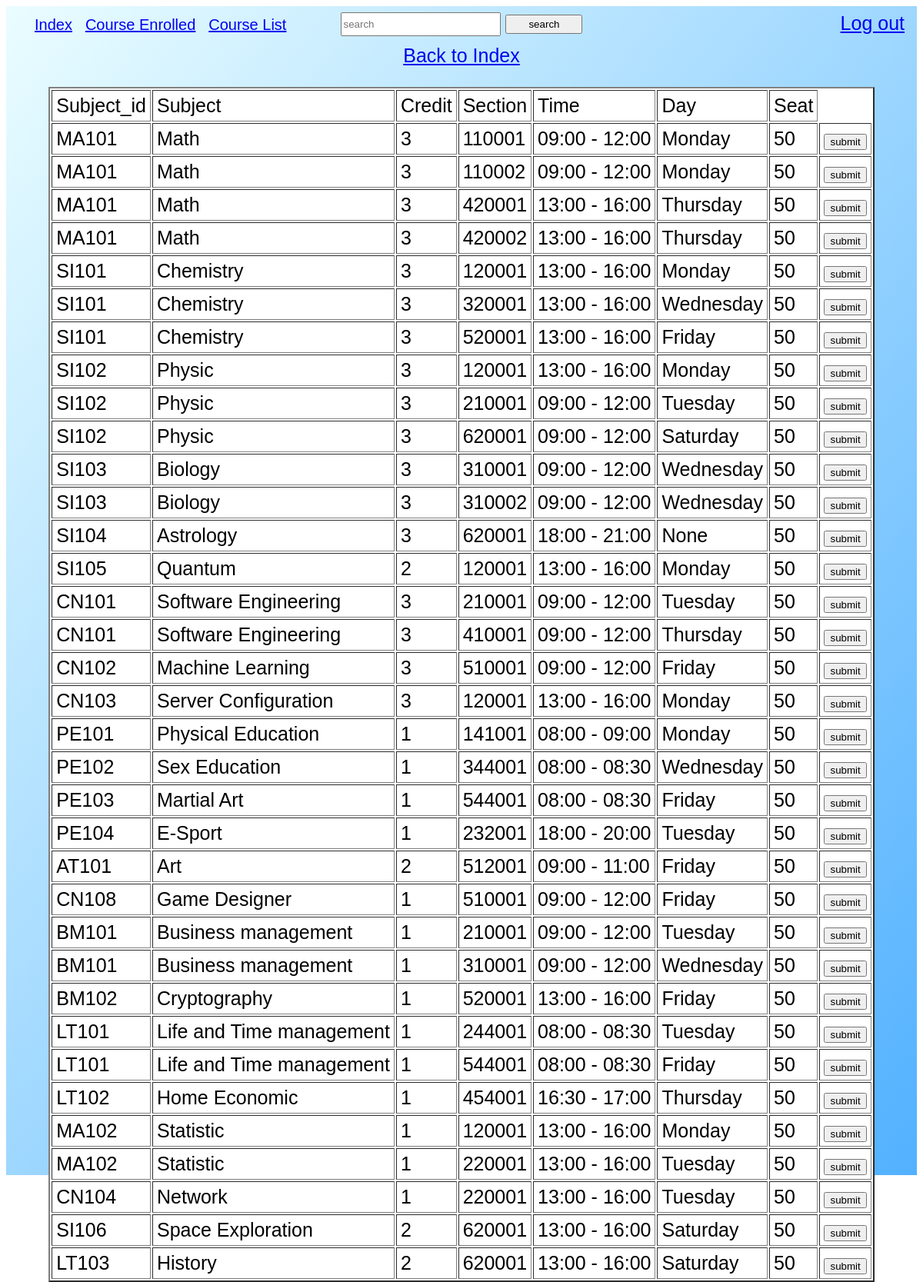
The app's page /users/register (signed in) with its own data.
### Course_reg/models.py (models this page shows, shortened)
class Date(models.Model):
    subject_id = models.ForeignKey(Course, on_delete=models.CASCADE)
    section = models.CharField(max_length=50)
    start_time = models.CharField(max_length=50)
    end_time = models.CharField(max_length=50)
    day = models.CharField(max_length=50)
    room = models.CharField(max_length=50)
    seat = models.IntegerField()

class Course(models.Model):
    subject = models.CharField(max_length=50)
    subject_id = models.CharField(max_length=50)
    credit = models.IntegerField()

### users/views.py (the view)
# urls.py: path('register', Uviews.register_view, name='register'),
def register_view(request):
    enroll = Student.objects.get(name__username=request.user).course_enroll
    if request.method == "POST":
        searched = str(request.POST['searched']).upper()
        date = Date.objects.filter(subject_id__subject_id__contains=searched)
        if searched == 'SM':
            date = date.order_by('subject_id')
        else:
            date = date.exclude(subject_id__subject_id__contains='SM').order_by('subject_id')
    else:
        searched = None
        date = Date.objects.exclude(subject_id__subject_id__contains='SM')
    if enroll.filter(subject_id__in=date.values_list('subject_id')) != None:
        date = date.exclude(subject_id__in=enroll.all().values_list('subject_id'))
    if enroll.filter(section__in=date.values_list('section')) != None:
        date = date.exclude(section__in=enroll.all().values_list('section'))
    if enroll.filter(start_time__in=date.values_list('start_time')) != None:
        date = date.exclude(section__in=enroll.all().values_list('start_time'))
    return render(request, 'users/register.html',{
        'searched' : searched,
        'Dates' : date,
        'Enroll' : enroll
    })

### users/templates/users/register.html (shortened to what this page needs)
{% extends 'users/layout.html' %}
{% block body %}
<div class = "body">
    <div class = "gillfont" style = "bottom : 5px ; position:relative;">
        <form action="{% url 'register' %}" method="post">
            <input type="text" name="searched" placeholder="search" style = "width : 200px ; height : 25px; top : 10px ; position:relative;">
            <input type="submit" value="search" style = "width : 100px ; height : 25px; top : 10px ; position:relative;">
        </form>
    </div>
    <p>
        <a href="{% url 'index' %}" class = "gillfont indexpos" >Back to Index</a>
    </p>
    <div class = "gillfont" style = "position:relative; top : 10px">
        {% if Dates %}
            <table border = "2" cellpadding = "5" cellspacing = "2" style = "background-color : #FFFFFF">
                <td>Subject_id</td>
                <td>Subject</td>
                <td>Credit</td>
                <td>Section</td>
                <td>Time</td>
                <td>Day</td>
                <td>Seat</td>
                {% for Date in Dates %}
                <tr>
                    <td>{{ Date.subject_id.subject_id }}</td>
                    <td>{{ Date.subject_id.subject }}</td>
                    <td>{{ Date.subject_id.credit }}</td>
                    <td>{{ Date.section }}</td>
                    <td>{{ Date.start_time }} - {{ Date.end_time }}</td>
                    <td>{{ Date.day }}</td>
                    <td>{{ Date.seat }}</td>
                    {% if Date.seat != 0 %}
                    <td><form action="{% url 'enroll' %}" method="post">
                        <button name="subject_id" value="{{ Date.subject_id.subject_id }}" type="Submit">submit</option>
                    </form></td>
                    {% endif %}
                </tr>
                {% endfor %}
            </table>
        {% else %}
            <h1>No Course<h1>
        {% endif %}
    </div>
{% endblock %}

### users/templates/users/layout.html (style rules this page uses)
.gillfont { font-size : 25px; font-family: 'Trebuchet MS', sans-serif; }
.body { background-size: cover; background-image: linear-gradient(to bottom right, #EAFDFF, #52B1FF); height : 110%; }

### users/templates/users/register.html (style rules this page uses)
.gillfont { font-size : 25px; font-family: 'Trebuchet MS', sans-serif; }
.body { background-size: cover; background-image: linear-gradient(to bottom right, #EAFDFF, #52B1FF); height : 190vh; }
.indexpos { text-align:left; vertical-align:top; top: 0vh; left -5vh; width: 200px; }

### records on screen
Date: subject_id.subject_id "MA101", subject_id.subject "Math", subject_id.credit "3", section "110001", start_time "09:00", end_time "12:00", day "Monday", seat "50"
Date: subject_id.subject_id "MA101", subject_id.subject "Math", subject_id.credit "3", section "110002", start_time "09:00", end_time "12:00", day "Monday", seat "50"
Date: subject_id.subject_id "MA101", subject_id.subject "Math", subject_id.credit "3", section "420001", start_time "13:00", end_time "16:00", day "Thursday", seat "50"
Date: subject_id.subject_id "MA101", subject_id.subject "Math", subject_id.credit "3", section "420002", start_time "13:00", end_time "16:00", day "Thursday", seat "50"
Date: subject_id.subject_id "SI101", subject_id.subject "Chemistry", subject_id.credit "3", section "120001", start_time "13:00", end_time "16:00", day "Monday", seat "50"
Date: subject_id.subject_id "SI101", subject_id.subject "Chemistry", subject_id.credit "3", section "320001", start_time "13:00", end_time "16:00", day "Wednesday", seat "50"
Date: subject_id.subject_id "SI101", subject_id.subject "Chemistry", subject_id.credit "3", section "520001", start_time "13:00", end_time "16:00", day "Friday", seat "50"
Date: subject_id.subject_id "SI102", subject_id.subject "Physic", subject_id.credit "3", section "120001", start_time "13:00", end_time "16:00", day "Monday", seat "50"
Date: subject_id.subject_id "SI102", subject_id.subject "Physic", subject_id.credit "3", section "210001", start_time "09:00", end_time "12:00", day "Tuesday", seat "50"
Date: subject_id.subject_id "SI102", subject_id.subject "Physic", subject_id.credit "3", section "620001", start_time "09:00", end_time "12:00", day "Saturday", seat "50"
Date: subject_id.subject_id "SI103", subject_id.subject "Biology", subject_id.credit "3", section "310001", start_time "09:00", end_time "12:00", day "Wednesday", seat "50"
Date: subject_id.subject_id "SI103", subject_id.subject "Biology", subject_id.credit "3", section "310002", start_time "09:00", end_time "12:00", day "Wednesday", seat "50"
Date: subject_id.subject_id "SI104", subject_id.subject "Astrology", subject_id.credit "3", section "620001", start_time "18:00", end_time "21:00", day "None", seat "50"
Date: subject_id.subject_id "SI105", subject_id.subject "Quantum", subject_id.credit "2", section "120001", start_time "13:00", end_time "16:00", day "Monday", seat "50"
Date: subject_id.subject_id "CN101", subject_id.subject "Software Engineering", subject_id.credit "3", section "210001", start_time "09:00", end_time "12:00", day "Tuesday", seat "50"
Date: subject_id.subject_id "CN101", subject_id.subject "Software Engineering", subject_id.credit "3", section "410001", start_time "09:00", end_time "12:00", day "Thursday", seat "50"
Date: subject_id.subject_id "CN102", subject_id.subject "Machine Learning", subject_id.credit "3", section "510001", start_time "09:00", end_time "12:00", day "Friday", seat "50"
Date: subject_id.subject_id "CN103", subject_id.subject "Server Configuration", subject_id.credit "3", section "120001", start_time "13:00", end_time "16:00", day "Monday", seat "50"
Date: subject_id.subject_id "PE101", subject_id.subject "Physical Education", subject_id.credit "1", section "141001", start_time "08:00", end_time "09:00", day "Monday", seat "50"
Date: subject_id.subject_id "PE102", subject_id.subject "Sex Education", subject_id.credit "1", section "344001", start_time "08:00", end_time "08:30", day "Wednesday", seat "50"
Date: subject_id.subject_id "PE103", subject_id.subject "Martial Art", subject_id.credit "1", section "544001", start_time "08:00", end_time "08:30", day "Friday", seat "50"
Date: subject_id.subject_id "PE104", subject_id.subject "E-Sport", subject_id.credit "1", section "232001", start_time "18:00", end_time "20:00", day "Tuesday", seat "50"
Date: subject_id.subject_id "AT101", subject_id.subject "Art", subject_id.credit "2", section "512001", start_time "09:00", end_time "11:00", day "Friday", seat "50"
Date: subject_id.subject_id "CN108", subject_id.subject "Game Designer", subject_id.credit "1", section "510001", start_time "09:00", end_time "12:00", day "Friday", seat "50"
Date: subject_id.subject_id "BM101", subject_id.subject "Business management", subject_id.credit "1", section "210001", start_time "09:00", end_time "12:00", day "Tuesday", seat "50"
Date: subject_id.subject_id "BM101", subject_id.subject "Business management", subject_id.credit "1", section "310001", start_time "09:00", end_time "12:00", day "Wednesday", seat "50"
Date: subject_id.subject_id "BM102", subject_id.subject "Cryptography", subject_id.credit "1", section "520001", start_time "13:00", end_time "16:00", day "Friday", seat "50"
Date: subject_id.subject_id "LT101", subject_id.subject "Life and Time management", subject_id.credit "1", section "244001", start_time "08:00", end_time "08:30", day "Tuesday", seat "50"
Date: subject_id.subject_id "LT101", subject_id.subject "Life and Time management", subject_id.credit "1", section "544001", start_time "08:00", end_time "08:30", day "Friday", seat "50"
Date: subject_id.subject_id "LT102", subject_id.subject "Home Economic", subject_id.credit "1", section "454001", start_time "16:30", end_time "17:00", day "Thursday", seat "50"
Date: subject_id.subject_id "MA102", subject_id.subject "Statistic", subject_id.credit "1", section "120001", start_time "13:00", end_time "16:00", day "Monday", seat "50"
Date: subject_id.subject_id "MA102", subject_id.subject "Statistic", subject_id.credit "1", section "220001", start_time "13:00", end_time "16:00", day "Tuesday", seat "50"
Date: subject_id.subject_id "CN104", subject_id.subject "Network", subject_id.credit "1", section "220001", start_time "13:00", end_time "16:00", day "Tuesday", seat "50"
Date: subject_id.subject_id "SI106", subject_id.subject "Space Exploration", subject_id.credit "2", section "620001", start_time "13:00", end_time "16:00", day "Saturday", seat "50"
Date: subject_id.subject_id "LT103", subject_id.subject "History", subject_id.credit "2", section "620001", start_time "13:00", end_time "16:00", day "Saturday", seat "50"
